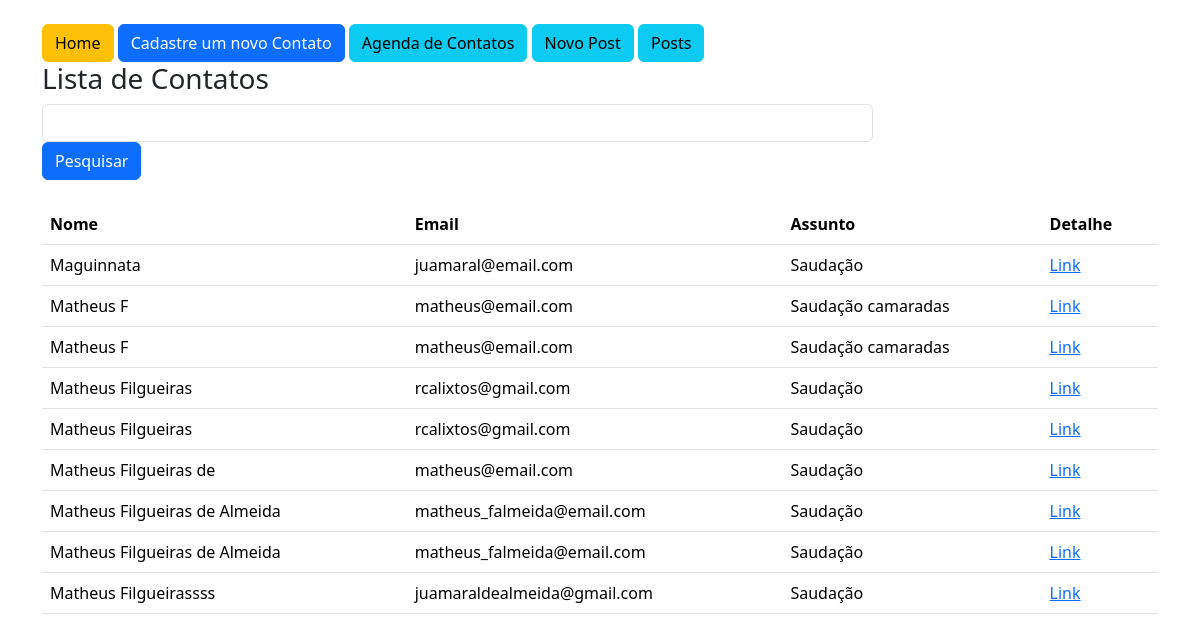
Page /contact/list/ (signed in) on the committed database.
### app/models.py (models this page shows)
class Contato(db.Model):
    id = db.Column(db.Integer, primary_key=True)
    name = db.Column(db.String, nullable=True)
    email = db.Column(db.String, nullable=True)
    message = db.Column(db.String, nullable=True)
    subject = db.Column(db.String, nullable=True)
    contacted_at = db.Column(db.DateTime, default=datetime.now())

### app/views.py (the view)
@app.route('/contact/list/')
@login_required
def contact_list():
    if request.method == 'GET':
        search = request.args.get('search', '')
    data = Contato.query.order_by('name')
    if search != '':
        data = data.filter_by(name=search)
    context = {'data': data.all()}
    return render_template('contact_list.html', context=context)

### app/models.py (called while the page is built)
@login_manager.user_loader
def load_user(user_id):
    return User.query.get(user_id)

### app/templates/contact_list.html
{% extends 'base.html' %}
{% block content %}
    <div class="container mt-4">
        {% include 'nav.html' %}
        <h3>Lista de Contatos</h3>
        <form method="get" class="row">
            <div class="col-9">
                <input type="text" name="search" class="form-control ">
                <div class="col-3">
                    <button type="submit" class="btn btn-primary">Pesquisar</button>
                </div>
            </div>
        </form>
        <div class="col-12 mt-4">
            <table class="table">
                <thead>
                    <tr>
                        <th>Nome</th>
                        <th>Email</th>
                        <th>Assunto</th>
                        <th>Detalhe</th>
                    </tr>
                </thead>
                <tbody>
                    {% for item in context['data'] %}
                    <tr>
                        <td>{{item.name}}</td>
                        <td>{{item.email}}</td>
                        <td>{{item.subject}}</td>
                        <td><a href="{{url_for('contact_detail', id=item.id)}}">Link</a></td>
                    </tr>
                    {% endfor %}
                </tbody>
            </table>
        </div>
    </div>
{% endblock %}

### rows in the picture
Contato: name "Maguinnata", email "juamaral@email.com", subject "Saudação"
Contato: name "Matheus F", email "matheus@email.com", subject "Saudação camaradas"
Contato: name "Matheus F", email "matheus@email.com", subject "Saudação camaradas"
Contato: name "Matheus Filgueiras", email "rcalixtos@gmail.com", subject "Saudação"
Contato: name "Matheus Filgueiras", email "rcalixtos@gmail.com", subject "Saudação"
Contato: name "Matheus Filgueiras de", email "matheus@email.com", subject "Saudação"
Contato: name "Matheus Filgueiras de Almeida", email "matheus_falmeida@email.com", subject "Saudação"
Contato: name "Matheus Filgueiras de Almeida", email "matheus_falmeida@email.com", subject "Saudação"
Contato: name "Matheus Filgueirassss", email "juamaraldealmeida@gmail.com", subject "Saudação"
